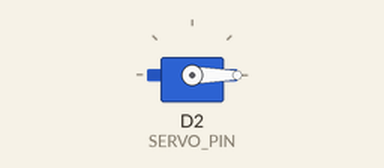
This sketch was run on a simulated ESP8266 (NodeMCU). Shown: servo.

Above: at 0.05 s.
At 3.5 s:
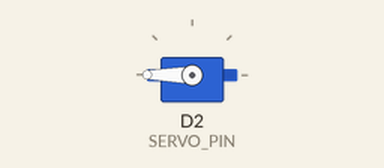
At 7.0 s:
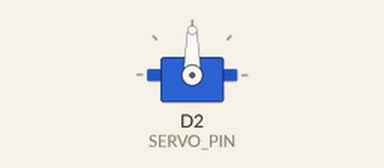
Timing chart, 0 to 9.1 s (numbered marks = the images above):
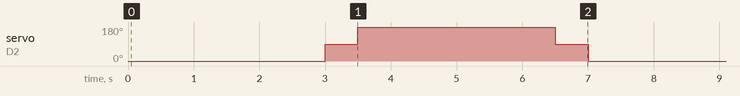

Measured:
- by itself, servo on D2 (SERVO_PIN): repeats every 7.0 s: 180° 3.0 s, 90° 0.50 s, 0° 3.0 s, 90° 0.50 s

The sketch:

7_Salida_Servo_MG90s-360.ino
```cpp
#include <Servo.h>; // libreria de servomotor
int SERVO_PIN = D2; // asignar el pin 8

Servo myservo; // instanciando el objeto Servo

//===============================================================================
//  Initialization
//===============================================================================
void setup() {
  myservo.attach(SERVO_PIN); // se asigna el servomotor al pin9

}
//===============================================================================
//  Main
//===============================================================================
void loop() {
  myservo.write(0); //Spin in one direction
  delay(3000);
  myservo.write(90); // Stop
  delay(500);
  myservo.write(180);  // Spin in opposite direction
  delay(3000);
  myservo.write(90);  // Stop
  delay(500);

}
```
